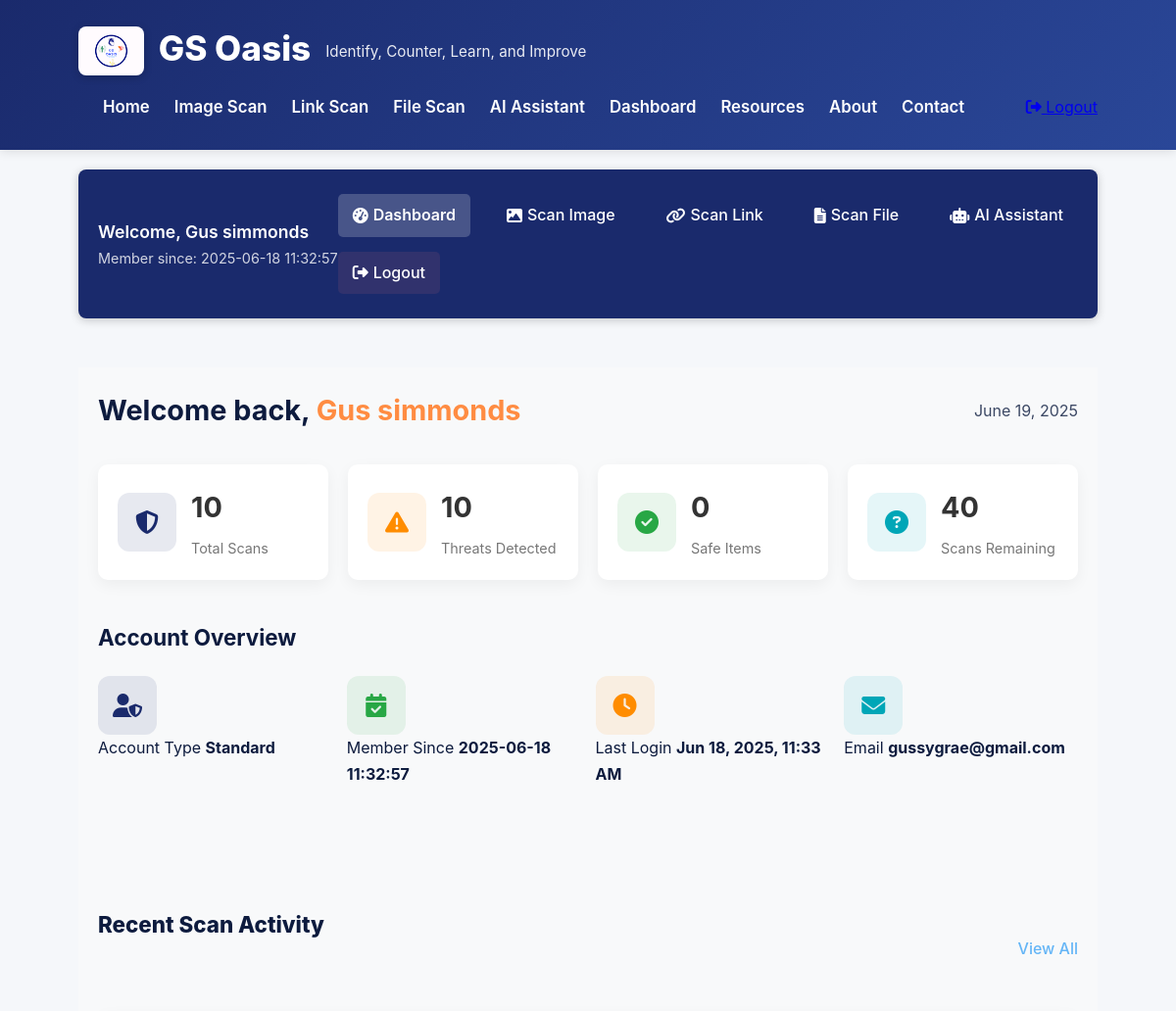
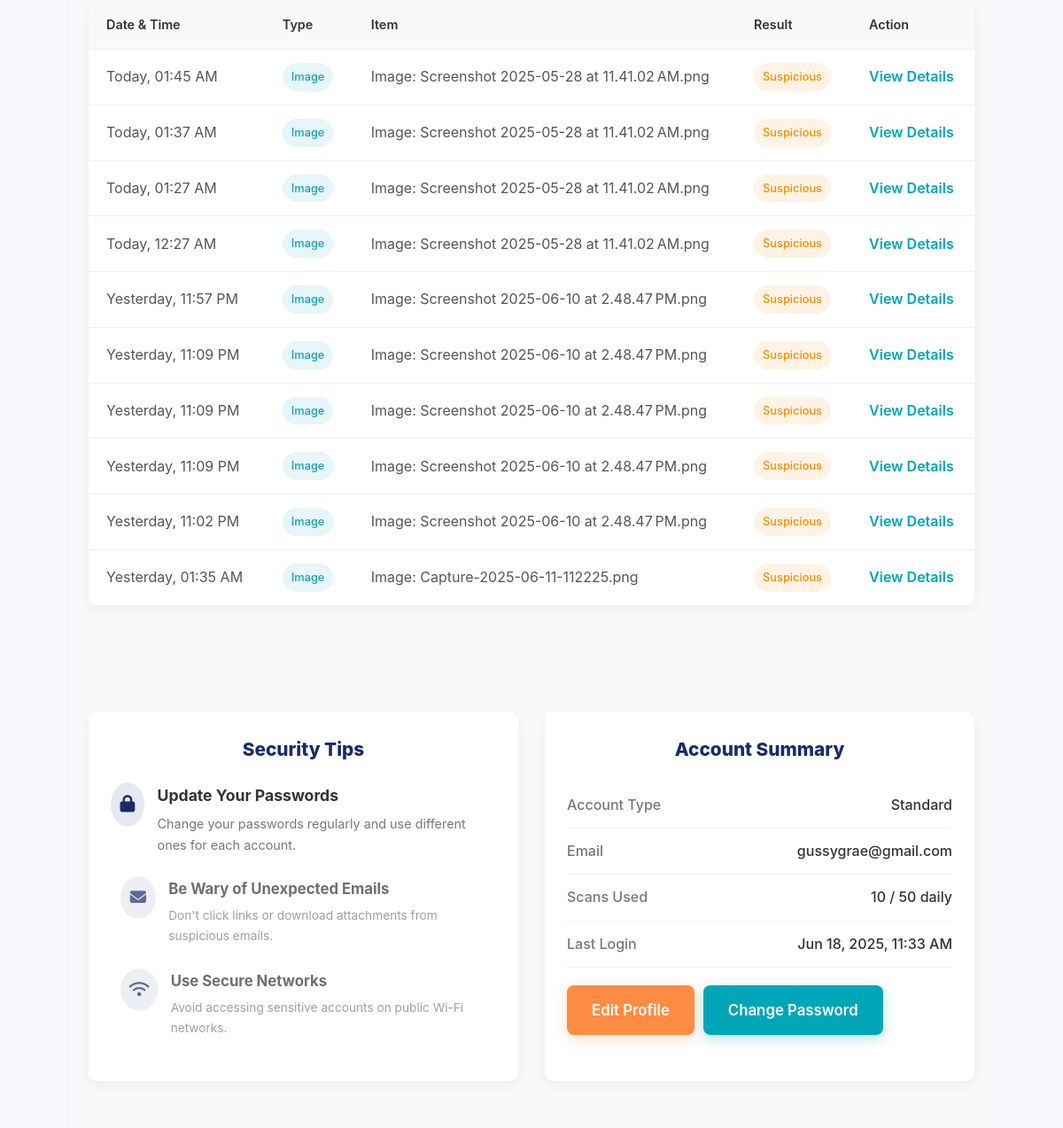
Page /dashboard (signed in, upper part) on the earlier database version (2 pictures, top to bottom).
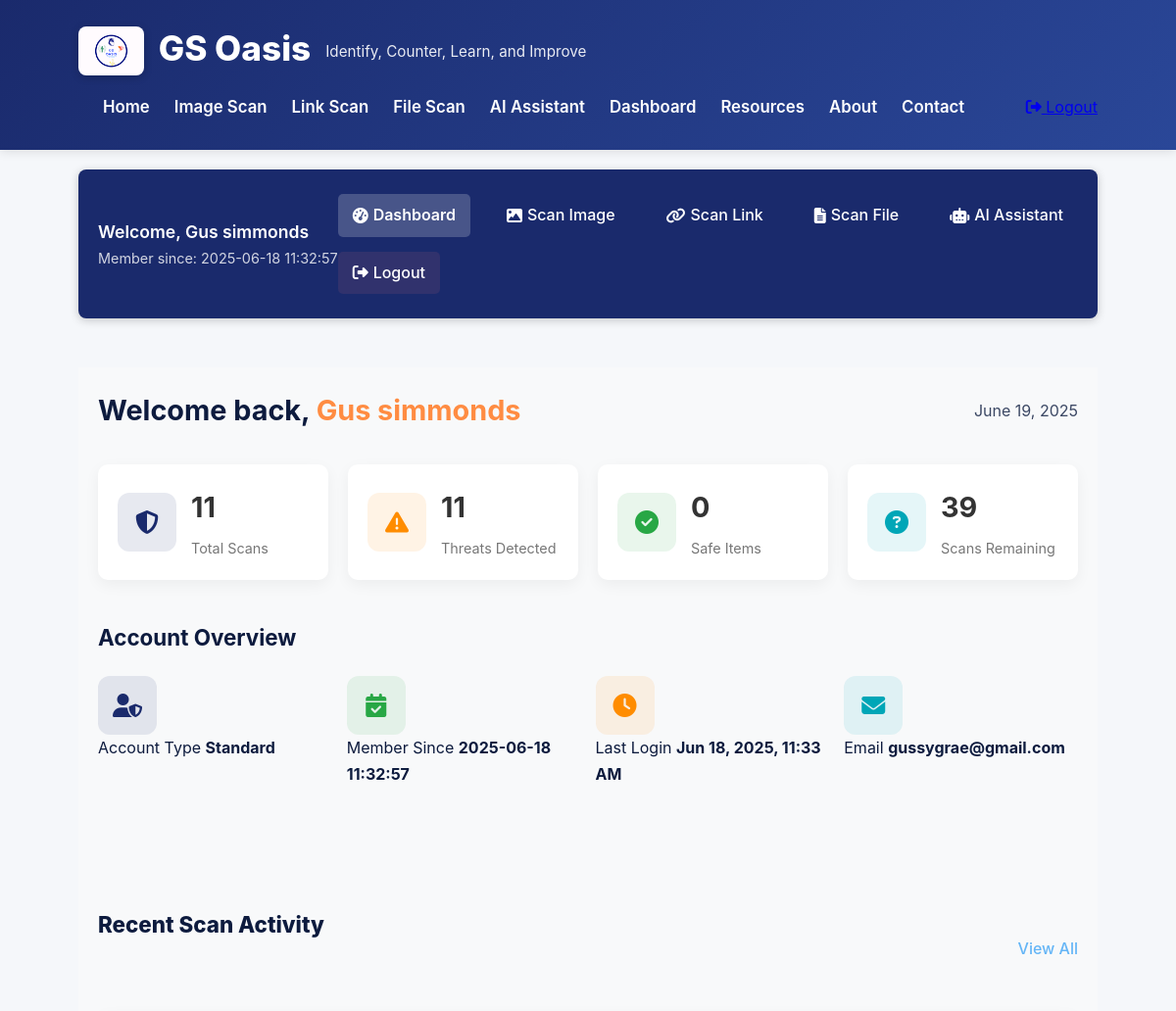
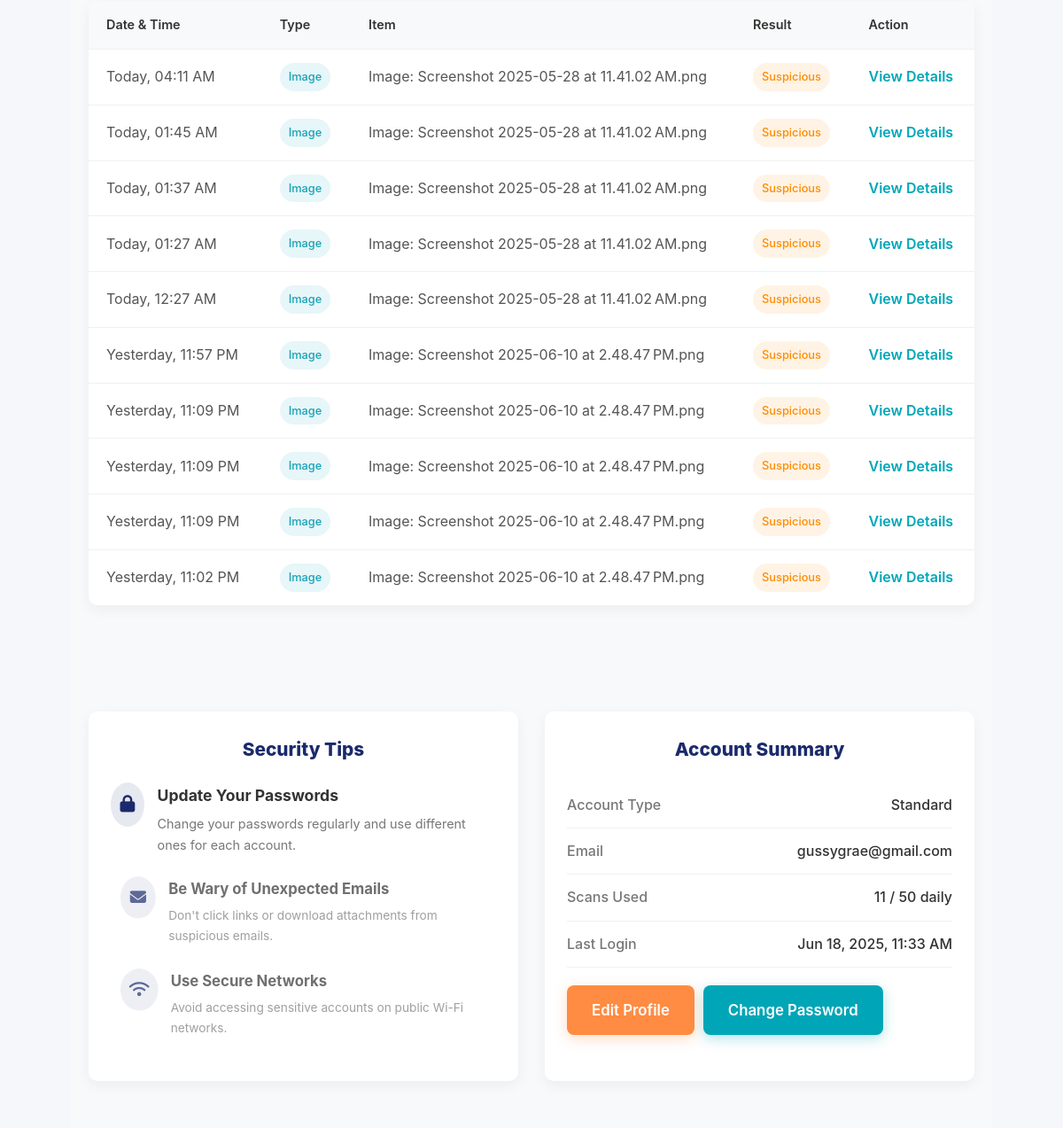
Same page on the later database version (2 pictures, top to bottom).
### tables this page shows
CREATE TABLE users (
                id INTEGER PRIMARY KEY AUTOINCREMENT,
                username TEXT UNIQUE NOT NULL,
                email TEXT NOT NULL,
                password TEXT NOT NULL
            , created_at TEXT, last_login TEXT, account_type TEXT);

CREATE TABLE scan_history (
                id INTEGER PRIMARY KEY AUTOINCREMENT,
                user_id INTEGER,
                scan_date TEXT DEFAULT CURRENT_TIMESTAMP,
                scan_type TEXT NOT NULL,
                scan_item TEXT NOT NULL,
                result TEXT NOT NULL,
                FOREIGN KEY (user_id) REFERENCES users(id)
            );

### gs-oasis/app.py (the view, shortened to what this page needs)
@app.route('/dashboard')
@login_required
def dashboard():
    username = session.get('username')
    with sqlite3.connect('database.db') as conn:
        cursor = conn.cursor()
        cursor.execute("PRAGMA table_info(users)")
        columns = [col[1] for col in cursor.fetchall()]
        select_fields = ["email"]
        if 'created_at' in columns:
            select_fields.append('created_at')
        if 'last_login' in columns:
            select_fields.append('last_login')
        query = f"SELECT {', '.join(select_fields)} FROM users WHERE username = ?"
        try:
            cursor.execute(query, (username,))
            user_data = cursor.fetchone()
            if user_data:
                email = user_data[0]
                join_date = "N/A"
                last_login = "N/A"
                field_index = 1
                if 'created_at' in columns and len(user_data) > field_index:
                    join_date = user_data[field_index] if user_data[field_index] else "N/A"
                    field_index += 1
                if 'last_login' in columns and len(user_data) > field_index:
                    last_login = user_data[field_index] if user_data[field_index] else "N/A"
            else:
                email = "N/A"
                join_date = "N/A"
                last_login = "N/A"
        except sqlite3.Error as e:
            print(f"Database error: {str(e)}")
            email = "N/A"
            join_date = "N/A"
            last_login = "N/A"
        user_id = session.get('user_id')
        try:
            cursor.execute("SELECT COUNT(*) FROM scan_history WHERE user_id = ?", (user_id,))
            scan_count = cursor.fetchone()[0] or 0
            cursor.execute("SELECT COUNT(*) FROM scan_history WHERE user_id = ? AND result LIKE '%suspicious%' OR result LIKE '%danger%' OR result LIKE '%scam%'", (user_id,))
            threat_count = cursor.fetchone()[0] or 0
            cursor.execute("SELECT COUNT(*) FROM scan_history WHERE user_id = ? AND result LIKE '%safe%'", (user_id,))
            safe_count = cursor.fetchone()[0] or 0
            daily_limit = 50  # Could make this dynamic based on account type
            remaining_scans = daily_limit - scan_count if scan_count < daily_limit else 0
        except sqlite3.Error as e:
            print(f"Error fetching scan statistics: {e}")
            scan_count = 0
            threat_count = 0
            safe_count = 0
            remaining_scans = 50
        if last_login != "N/A":
            try:
                login_time = time.strptime(last_login, "%Y-%m-%d %H:%M:%S")
                today = time.strftime("%Y-%m-%d")
                if time.strftime("%Y-%m-%d", login_time) == today:
                    last_login = "Today, " + time.strftime("%I:%M %p", login_time)
                else:
                    last_login = time.strftime("%b %d, %Y, %I:%M %p", login_time)
            except:
                pass
        current_date = time.strftime("%B %d, %Y")
        recent_activities = []
        try:
            cursor.execute("""
                SELECT scan_date, scan_type, scan_item, result
                FROM scan_history
                WHERE user_id = ?
                ORDER BY scan_date DESC LIMIT 10
            """, (user_id,))
            history_items = cursor.fetchall()
            for item in history_items:
                scan_date, scan_type, scan_item, result = item
                try:
                    item_date = time.strptime(scan_date, "%Y-%m-%d %H:%M:%S")
                    today = time.strftime("%Y-%m-%d")
                    yesterday = time.strftime("%Y-%m-%d", time.localtime(time.time() - 86400))
                    if time.strftime("%Y-%m-%d", item_date) == today:
                        formatted_date = "Today, " + time.strftime("%I:%M %p", item_date)
                    elif time.strftime("%Y-%m-%d", item_date) == yesterday:
                        formatted_date = "Yesterday, " + time.strftime("%I:%M %p", item_date)
                    else:
                        formatted_date = time.strftime("%b %d, %I:%M %p", item_date)
                except:
                    formatted_date = scan_date
                result_category = "safe"
                if "suspicious" in result.lower() or "warning" in result.lower():
                    result_category = "suspicious"
                elif "danger" in result.lower() or "scam" in result.lower() or "threat" in result.lower():
                    result_category = "dangerous"
                recent_activities.append({
                    "date": formatted_date,
                    "type": scan_type,
                    "item": scan_item,
                    "result": result_category
                })
        except sqlite3.Error as e:
            print(f"Error fetching scan history: {e}")
            recent_activities = [{
                "date": "No scan history available",
                "type": "none",
                "item": "Database error occurred",
                "result": "none"
            }]
    return render_template('dashboard.html',
                          username=username,
                          email=email,
                          join_date=join_date,
                          current_date=current_date,
                          scan_count=scan_count,
                          threat_count=threat_count,
                          safe_count=safe_count,
                          remaining_scans=remaining_scans,
                          last_login=last_login,
                          recent_activities=recent_activities)

### gs-oasis/templates/dashboard.html
{% extends 'base.html' %}
{% block content %}
<div class="dashboard-container">
    <div class="dashboard-topnav">
        <div class="user-info">
            <span class="welcome-message">Welcome, {{ username }}</span>
            <span class="member-since">Member since: {{ join_date }}</span>
        </div>
        <nav class="top-nav">
            <a href="{{ url_for('dashboard') }}" class="active"><i class="fas fa-tachometer-alt"></i> Dashboard</a>
            <a href="{{ url_for('scan_image') }}"><i class="fas fa-image"></i> Scan Image</a>
            <a href="{{ url_for('scan_link') }}"><i class="fas fa-link"></i> Scan Link</a>
            <a href="{{ url_for('scan_file') }}"><i class="fas fa-file-alt"></i> Scan File</a>
            <a href="{{ url_for('ai_assistant') }}"><i class="fas fa-robot"></i> AI Assistant</a>
            <a href="{{ url_for('logout') }}" class="logout-btn"><i class="fas fa-sign-out-alt"></i> Logout</a>
        </nav>
    </div>
    <div class="dashboard-main">
        <div class="dashboard-header">
            <h1>Welcome back, <span class="highlight">{{ username }}</span></h1>
            <div class="date">{{ current_date }}</div>
        </div>
        <div class="stats-overview">
            <div class="stat-card">
                <div class="stat-icon">
                    <i class="fas fa-shield-alt"></i>
                </div>
                <div class="stat-details">
                    <h3>{{ scan_count }}</h3>
                    <p>Total Scans</p>
                </div>
            </div>
            <div class="stat-card">
                <div class="stat-icon warning">
                    <i class="fas fa-exclamation-triangle"></i>
                </div>
                <div class="stat-details">
                    <h3>{{ threat_count }}</h3>
                    <p>Threats Detected</p>
                </div>
            </div>
            <div class="stat-card">
                <div class="stat-icon success">
                    <i class="fas fa-check-circle"></i>
                </div>
                <div class="stat-details">
                    <h3>{{ safe_count }}</h3>
                    <p>Safe Items</p>
                </div>
            </div>
            <div class="stat-card">
                <div class="stat-icon info">
                    <i class="fas fa-question-circle"></i>
                </div>
                <div class="stat-details">
                    <h3>{{ remaining_scans }}</h3>
                    <p>Scans Remaining</p>
                </div>
            </div>
        </div>
        <div class="quick-actions">
            <h2>Account Overview</h2>
            <div class="action-buttons">
                <div class="account-stat">
                    <div class="stat-icon">
                        <i class="fas fa-user-shield"></i>
                    </div>
                    <div class="stat-info">
                        <span>Account Type</span>
                        <strong>Standard</strong>
                    </div>
                </div>
                <div class="account-stat">
                    <div class="stat-icon success">
                        <i class="fas fa-calendar-check"></i>
                    </div>
                    <div class="stat-info">
                        <span>Member Since</span>
                        <strong>{{ join_date }}</strong>
                    </div>
                </div>
                <div class="account-stat">
                    <div class="stat-icon warning">
                        <i class="fas fa-clock"></i>
                    </div>
                    <div class="stat-info">
                        <span>Last Login</span>
                        <strong>{{ last_login }}</strong>
                    </div>
                </div>
                <div class="account-stat">
                    <div class="stat-icon info">
                        <i class="fas fa-envelope"></i>
                    </div>
                    <div class="stat-info">
                        <span>Email</span>
                        <strong>{{ email }}</strong>
                    </div>
                </div>
            </div>
        </div>
        <section id="history" class="recent-activity">
            <div class="section-header">
                <h2>Recent Scan Activity</h2>
                <a href="#" class="view-all">View All</a>
            </div>
            <div class="activity-table">
                <table>
                    <thead>
                        <tr>
                            <th>Date & Time</th>
                            <th>Type</th>
                            <th>Item</th>
                            <th>Result</th>
                            <th>Action</th>
                        </tr>
                    </thead>
                    <tbody>
                        {% for activity in recent_activities %}
                        <tr>
                            <td>{{ activity.date }}</td>
                            <td>
                                {% if activity.type == 'image' %}
                                <span class="badge image">Image</span>
                                {% elif activity.type == 'link' %}
                                <span class="badge link">Link</span>
                                {% elif activity.type == 'file' %}
                                <span class="badge file">File</span>
                                {% endif %}
                            </td>
                            <td>{{ activity.item }}</td>
                            <td>
                                {% if activity.result == 'safe' %}
                                <span class="badge success">Safe</span>
                                {% elif activity.result == 'suspicious' %}
                                <span class="badge warning">Suspicious</span>
                                {% elif activity.result == 'dangerous' %}
                                <span class="badge danger">Dangerous</span>
                                {% endif %}
                            </td>
                            <td><a href="#" class="btn-text">View Details</a></td>
                        </tr>
                        {% endfor %}
                    </tbody>
                </table>
            </div>
        </section>
        <div class="dashboard-row">
            <section id="security" class="security-tips">
                <h2>Security Tips</h2>
                <div class="tip-list">
                    <div class="tip-item">
                        <div class="tip-icon"><i class="fas fa-lock"></i></div>
                        <div class="tip-content">
                            <h3>Update Your Passwords</h3>
                            <p>Change your passwords regularly and use different ones for each account.</p>
                        </div>
                    </div>
                    <div class="tip-item">
                        <div class="tip-icon"><i class="fas fa-envelope"></i></div>
                        <div class="tip-content">
                            <h3>Be Wary of Unexpected Emails</h3>
                            <p>Don't click links or download attachments from suspicious emails.</p>
                        </div>
                    </div>
                    <div class="tip-item">
                        <div class="tip-icon"><i class="fas fa-wifi"></i></div>
                        <div class="tip-content">
                            <h3>Use Secure Networks</h3>
                            <p>Avoid accessing sensitive accounts on public Wi-Fi networks.</p>
                        </div>
                    </div>
                </div>
            </section>
            <section id="settings" class="account-summary">
                <h2>Account Summary</h2>
                <div class="account-details">
                    <div class="detail-row">
                        <div class="detail-label">Account Type</div>
                        <div class="detail-value">Standard</div>
                    </div>
                    <div class="detail-row">
                        <div class="detail-label">Email</div>
                        <div class="detail-value">{{ email }}</div>
                    </div>
                    <div class="detail-row">
                        <div class="detail-label">Scans Used</div>
                        <div class="detail-value">{{ scan_count }} / 50 daily</div>
                    </div>
                    <div class="detail-row">
                        <div class="detail-label">Last Login</div>
                        <div class="detail-value">{{ last_login }}</div>
                    </div>
                    <div class="detail-buttons">
                        <a href="{{ url_for('edit_profile') }}" class="btn btn-primary">Edit Profile</a>
                        <a href="{{ url_for('change_password') }}" class="btn btn-secondary">Change Password</a>
                    </div>
                </div>
            </section>
        </div>
    </div>
</div>
{% endblock %}

Differences in the rows shown:
no longer on this page (row unchanged): scan_history: date "Yesterday, 01:35 AM", scan_type "Image", item "Image: Capture-2025-06-11-112225.png", shows "Suspicious"
added scan_history: date "Today, 04:11 AM", scan_type "Image", item "Image: Screenshot 2025-05-28 at 11.41.02 AM.png", shows "Suspicious"
Other differences:
{{ scan_count }}: "10" → "11"
{{ threat_count }}: "10" → "11"
{{ remaining_scans }}: "40" → "39"
